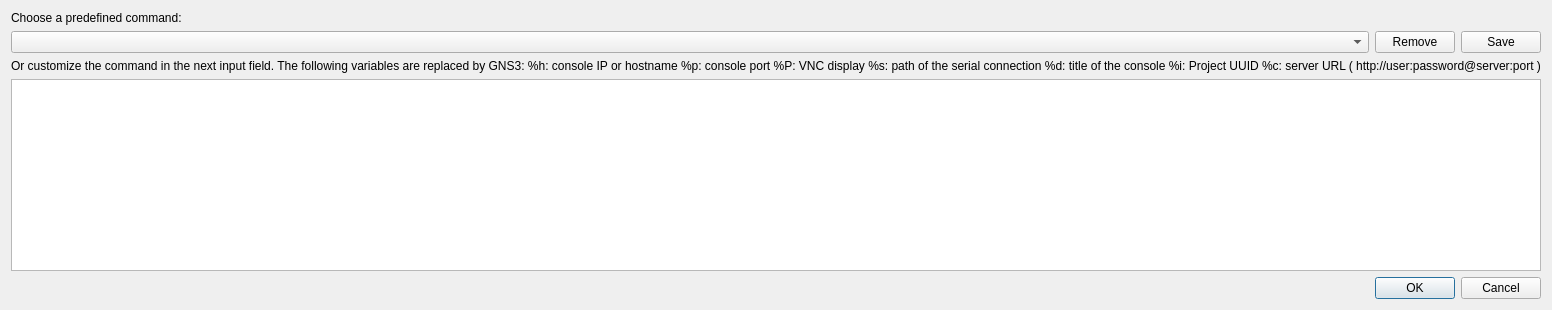
<?xml version="1.0" encoding="UTF-8"?>
<ui version="4.0">
 <class>uiConsoleCommandDialog</class>
 <widget class="QDialog" name="uiConsoleCommandDialog">
  <property name="geometry">
   <rect>
    <x>0</x>
    <y>0</y>
    <width>965</width>
    <height>547</height>
   </rect>
  </property>
  <property name="sizePolicy">
   <sizepolicy hsizetype="Preferred" vsizetype="Preferred">
    <horstretch>0</horstretch>
    <verstretch>0</verstretch>
   </sizepolicy>
  </property>
  <property name="minimumSize">
   <size>
    <width>0</width>
    <height>0</height>
   </size>
  </property>
  <property name="windowTitle">
   <string>Command</string>
  </property>
  <property name="modal">
   <bool>true</bool>
  </property>
  <layout class="QVBoxLayout" name="verticalLayout">
   <property name="sizeConstraint">
    <enum>QLayout::SetFixedSize</enum>
   </property>
   <item>
    <widget class="QLabel" name="label_2">
     <property name="text">
      <string>Choose a predefined command:</string>
     </property>
    </widget>
   </item>
   <item>
    <layout class="QHBoxLayout" name="horizontalLayout">
     <item>
      <widget class="QComboBox" name="uiCommandComboBox">
       <property name="sizePolicy">
        <sizepolicy hsizetype="Expanding" vsizetype="Fixed">
         <horstretch>0</horstretch>
         <verstretch>0</verstretch>
        </sizepolicy>
       </property>
      </widget>
     </item>
     <item>
      <widget class="QPushButton" name="uiRemovePushButton">
       <property name="text">
        <string>Remove</string>
       </property>
      </widget>
     </item>
     <item>
      <widget class="QPushButton" name="uiSavePushButton">
       <property name="text">
        <string>Save</string>
       </property>
      </widget>
     </item>
    </layout>
   </item>
   <item>
    <widget class="QLabel" name="label">
     <property name="text">
      <string>&lt;html&gt;&lt;head/&gt;&lt;body&gt;&lt;p&gt;Or customize the command in the next input field. &lt;br/&gt;The following variables are replaced by GNS3: &lt;/p&gt;&lt;ul style=&quot;margin-top: 0px; margin-bottom: 0px; margin-left: 0px; margin-right: 0px; -qt-list-indent: 1;&quot;&gt;&lt;li style=&quot; margin-top:12px; margin-bottom:0px; margin-left:0px; margin-right:0px; -qt-block-indent:0; text-indent:0px;&quot;&gt;%h: console IP or hostname&lt;/li&gt;&lt;li style=&quot; margin-top:0px; margin-bottom:0px; margin-left:0px; margin-right:0px; -qt-block-indent:0; text-indent:0px;&quot;&gt;%p: console port&lt;/li&gt;&lt;li style=&quot; margin-top:0px; margin-bottom:0px; margin-left:0px; margin-right:0px; -qt-block-indent:0; text-indent:0px;&quot;&gt;%P: VNC display&lt;/li&gt;&lt;li style=&quot; margin-top:0px; margin-bottom:0px; margin-left:0px; margin-right:0px; -qt-block-indent:0; text-indent:0px;&quot;&gt;%s: path of the serial connection&lt;/li&gt;&lt;/ul&gt;&lt;ul style=&quot;margin-top: 0px; margin-bottom: 0px; margin-left: 0px; margin-right: 0px; -qt-list-indent: 1;&quot;&gt;&lt;li style=&quot; margin-top:0px; margin-bottom:0px; margin-left:0px; margin-right:0px; -qt-block-indent:0; text-indent:0px;&quot;&gt;%d: title of the console&lt;/li&gt;&lt;li style=&quot; margin-top:0px; margin-bottom:0px; margin-left:0px; margin-right:0px; -qt-block-indent:0; text-indent:0px;&quot;&gt;%i: Project UUID&lt;/li&gt;&lt;li style=&quot; margin-top:0px; margin-bottom:0px; margin-left:0px; margin-right:0px; -qt-block-indent:0; text-indent:0px;&quot;&gt;%c: server URL (&lt;span style=&quot; font-style:italic;&quot;&gt;http://user:password@server:port&lt;/span&gt;)&lt;/li&gt;&lt;/ul&gt;&lt;/body&gt;&lt;/html&gt;</string>
     </property>
     <property name="textFormat">
      <enum>Qt::RichText</enum>
     </property>
    </widget>
   </item>
   <item>
    <widget class="QPlainTextEdit" name="uiCommandPlainTextEdit">
     <property name="minimumSize">
      <size>
       <width>500</width>
       <height>0</height>
      </size>
     </property>
    </widget>
   </item>
   <item>
    <widget class="QDialogButtonBox" name="uiButtonBox">
     <property name="orientation">
      <enum>Qt::Horizontal</enum>
     </property>
     <property name="standardButtons">
      <set>QDialogButtonBox::Cancel|QDialogButtonBox::Ok</set>
     </property>
    </widget>
   </item>
  </layout>
 </widget>
 <resources/>
 <connections>
  <connection>
   <sender>uiButtonBox</sender>
   <signal>accepted()</signal>
   <receiver>uiConsoleCommandDialog</receiver>
   <slot>accept()</slot>
   <hints>
    <hint type="sourcelabel">
     <x>248</x>
     <y>254</y>
    </hint>
    <hint type="destinationlabel">
     <x>157</x>
     <y>274</y>
    </hint>
   </hints>
  </connection>
  <connection>
   <sender>uiButtonBox</sender>
   <signal>rejected()</signal>
   <receiver>uiConsoleCommandDialog</receiver>
   <slot>reject()</slot>
   <hints>
    <hint type="sourcelabel">
     <x>316</x>
     <y>260</y>
    </hint>
    <hint type="destinationlabel">
     <x>286</x>
     <y>274</y>
    </hint>
   </hints>
  </connection>
 </connections>
</ui>
